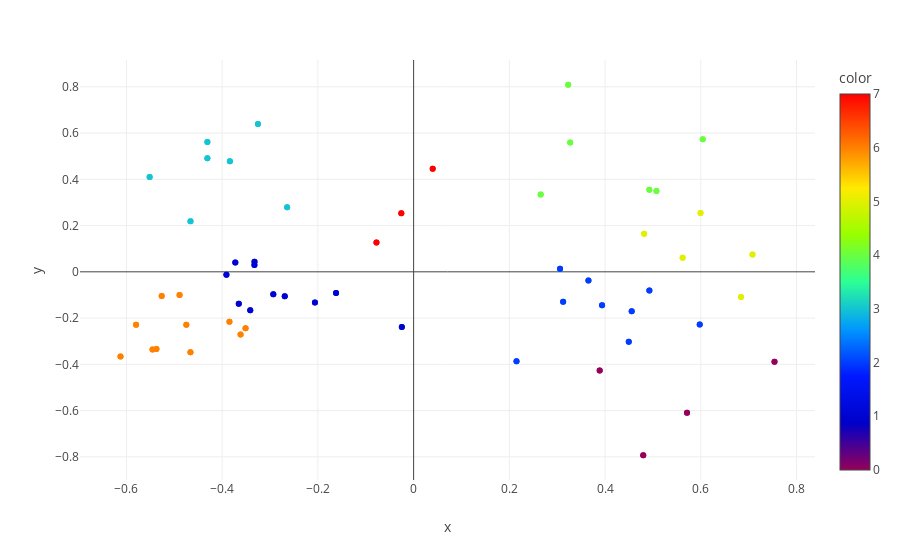

Notebook code cell kept with this figure:
### Code cell
data2 = list(zip(pca_df['x'], pca_df['y']))

kmeans = KMeans(n_init=10, max_iter=1000).fit(data2)

fig = px.scatter(pca_df, x='x', y='y', color=kmeans.labels_, color_continuous_scale='rainbow', hover_data=[data.artist, data.name])
fig.show()
